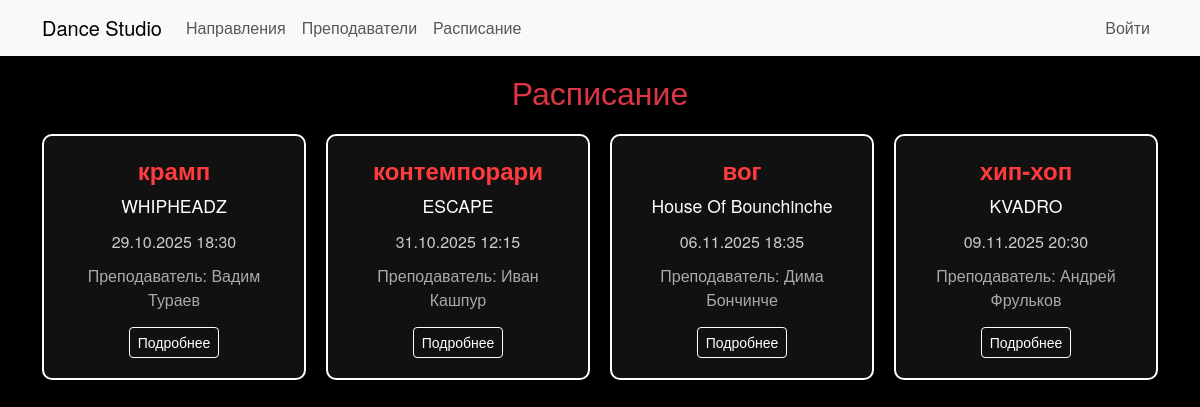
The page /lessons on the database its author committed.
### app.py (models this page shows, shortened)
class Lesson(db.Model):
    id = db.Column(db.Integer, primary_key=True)
    group_id = db.Column(db.Integer, db.ForeignKey('group.id'))
    group = db.relationship('Group', back_populates='lessons')
    start_dt = db.Column(db.DateTime, nullable=False)
    duration_minutes = db.Column(db.Integer, default=60)
    bookings = db.relationship('Booking', back_populates='lesson')

class Direction(db.Model):
    id = db.Column(db.Integer, primary_key=True)
    name = db.Column(db.String(120), nullable=False)
    description = db.Column(db.Text, nullable=True)
    photo = db.Column(db.String(200), nullable=True)
    groups = db.relationship('Group', back_populates='direction')

class Group(db.Model):
    id = db.Column(db.Integer, primary_key=True)
    name = db.Column(db.String(120), nullable=False)
    direction_id = db.Column(db.Integer, db.ForeignKey('direction.id'))
    direction = db.relationship('Direction', back_populates='groups')
    teacher_id = db.Column(db.Integer, db.ForeignKey('teacher.id'))
    teacher = db.relationship('Teacher', back_populates='groups')
    capacity = db.Column(db.Integer, nullable=False, default=12)
    location = db.Column(db.String(200), nullable=True)
    lessons = db.relationship('Lesson', back_populates='group')
    students = db.relationship('Student', back_populates='group')

class User(db.Model):
    id = db.Column(db.Integer, primary_key=True)
    email = db.Column(db.String(120), unique=True, nullable=False)
    password_hash = db.Column(db.String(200), nullable=False)
    name = db.Column(db.String(120), nullable=False)
    role = db.Column(db.String(20), nullable=False)
    teacher = db.relationship('Teacher', uselist=False, back_populates='user')
    student = db.relationship('Student', uselist=False, back_populates='user')

### app.py (the view)
@app.route('/lessons')
def lessons():
    lessons = Lesson.query.order_by(Lesson.start_dt).all()
    return render_template('lessons.html', lessons=lessons, user=current_user())

### app.py (called while the page is built)
def current_user():
    uid = session.get('user_id')
    if not uid:
        return None
    return User.query.get(uid)

### templates/lessons.html
{% extends "base.html" %}
{% block content %}
<h2 class="text-center text-danger mb-4">Расписание</h2>
{% if lessons %}
<div class="calendar-grid">
  {% for l in lessons %}
  <div class="calendar-card">
    <h4>{{ l.group.direction.name }}</h4>
    <p class="group-name">{{ l.group.name }}</p>
    <p class="time">{{ l.start_dt.strftime("%d.%m.%Y %H:%M") }}</p>
    <p class="teacher">Преподаватель: {{ l.group.teacher.user.name }}</p>
    <a href="{{ url_for('lesson_detail', lid=l.id) }}" class="btn btn-outline-light btn-sm">Подробнее</a>
  </div>
  {% endfor %}
</div>
{% else %}
  <p class="text-center text-light">Пока нет уроков</p>
{% endif %}
{% endblock %}

### static/style.css (style rules this page uses)
body { background-color: #0b0b0b; color: #eaeaea; font-family: "Helvetica Neue", Arial, sans-serif; }
.btn-outline-light { border-color: rgba(255,255,255,0.18); color: #fff; }
body { background-color: #000; color: #fff; }
.calendar-grid { display: grid; grid-template-columns: repeat(auto-fit, minmax(250px, 1fr)); gap: 20px; margin-bottom: 40px; }
.calendar-card { background-color: #111; border: 2px solid #fff; border-radius: 10px; padding: 20px; transition: transform 0.2s ease, background-color 0.2s ease; text-align: center; }
.calendar-card h4 { color: #ff3b3b; font-weight: 600; }
.calendar-card .group-name { font-size: 1.1em; color: #fff; margin-bottom: 10px; }
.calendar-card .time { color: #ccc; margin-bottom: 10px; }
.calendar-card .teacher { color: #aaa; margin-bottom: 15px; }
.btn-outline-light { border-color: #fff; color: #fff; }

### rows shown on the page
Lesson: group.direction.name "крамп", group.name "WHIPHEADZ", start_dt "29.10.2025 18:30", group.teacher.user.name "Вадим Тураев"
Lesson: group.direction.name "контемпорари", group.name "ESCAPE", start_dt "31.10.2025 12:15", group.teacher.user.name "Иван Кашпур"
Lesson: group.direction.name "вог", group.name "House Of Bounchinche", start_dt "06.11.2025 18:35", group.teacher.user.name "Дима Бончинче"
Lesson: group.direction.name "хип-хоп", group.name "KVADRO", start_dt "09.11.2025 20:30", group.teacher.user.name "Андрей Фрульков"
